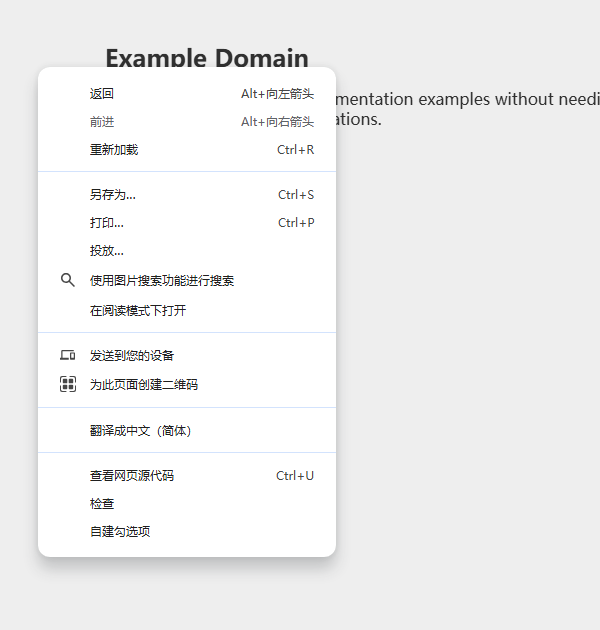
#> input picture CEFbro/AI-Fbowser-Mcp/_audit/shots/vis_check_our_crop.png, 600 x 630 px
$ python zoom_menu_rows2.py
#> lines starting #> are read from the running program, lines starting #| are printed output that depends on the picture
### CEFbro/AI-Fbowser-Mcp/_audit/_console.py
# -*- coding: utf-8 -*-
"""控制台 UTF-8 兜底 —— 本会话已第四次栽在同一个坑上, 故抽成一份共用实现。

现象: 项目消息里含 ⚠(U+26A0) 等字符, 而 Windows 控制台默认 GBK 代码页 ->
      `print` 抛 UnicodeEncodeError, 脚本**在打印阶段崩掉**, 于是
      "断言明明跑完了, 结论却丢了"(两次害得"反向对照用例"没跑完,
      更早一次害得台账 `--status` 整个总览打不出来)。

用法(每个会打印中文/emoji 的诊断脚本, 第一件事就是):
    import _console   # noqa: F401  (导入即生效)

注意: 必须用 errors="replace" 兜底 —— 宁可少一个字符, 也不能因为一个 emoji
      把整轮结论吞掉(这是本会话反复吃亏的根因: 崩在打印, 而不是崩在测量)。
"""
import sys

for _s in (sys.stdout, sys.stderr):
    try:
        _s.reconfigure(encoding="utf-8", errors="replace")
    except Exception:
        pass  # 极老解释器无 reconfigure: 保持原样, 不影响测量

### CEFbro/AI-Fbowser-Mcp/_audit/zoom_menu_rows2.py
# -*- coding: utf-8 -*-
"""重做放大: 上一版从 x=86 起, 而图标栏其实在 x≈58..85(放大镜图标就在那儿), 勾会画在栏里。
这次从 x=36 起, 并把带图标的 "使用图片搜索功能进行搜索" 行一起放进来当**对照**(证明栏的位置)。
"""
import os
import sys

sys.path.insert(0, os.path.dirname(os.path.abspath(__file__)))
import _console  # noqa: F401

from PIL import Image

ROOT = os.path.dirname(os.path.dirname(os.path.abspath(__file__)))
SH = os.path.join(ROOT, '_audit', 'shots')

jobs = [
    # 勾选臂: 自建勾选项 行 + 上方 "翻译成中文(简体)" 空栏行 作为空白对照
    ('vis_check_our_crop.png', (36, 430, 306, 556), 'zoom2_check.png'),
    # 禁用臂同区域(灰字对照)
    ('vis_disable_our_crop.png', (36, 430, 306, 556), 'zoom2_disable.png'),
    # 图标栏位置对照: 使用图片搜索 / 发送到您的设备
    ('vis_check_our_crop.png', (36, 262, 306, 368), 'zoom2_icons.png'),
    # 改名臂: 重新加载 那一行
    ('vis_relabel_def_crop.png', (36, 96, 306, 160), 'zoom2_reload.png'),
]
for src, box, out in jobs:
    p = os.path.join(SH, src)
    if not os.path.exists(p):
        print('缺 %s' % p)
        continue
    im = Image.open(p)
#> im is the input picture: PIL image 600x630 RGB; mean R, G, B 239.7, 239.8, 239.9
    r = im.crop(box)
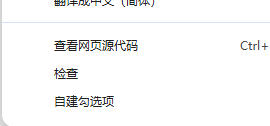
#> r: PIL image 270x126 RGB; mean R, G, B 247.9, 248.1, 248.3
    r = r.resize((r.width * 3, r.height * 3), Image.LANCZOS)
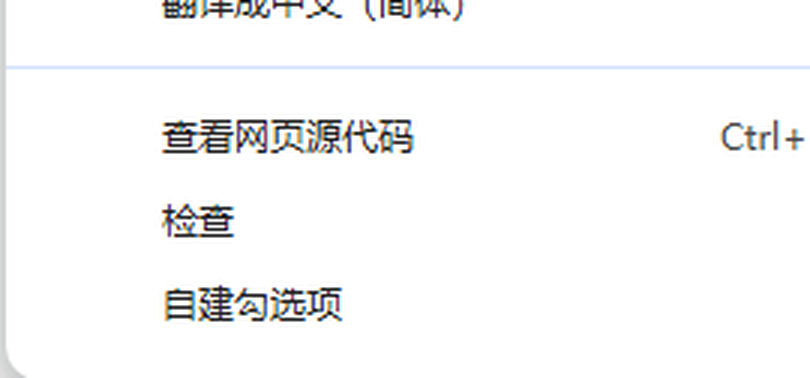
#> r: PIL image 810x378 RGB; mean R, G, B 247.4, 247.6, 247.9
    r.save(os.path.join(SH, out))
    print('%s %s -> %s (%dx%d)' % (src, box, out, r.width, r.height))
#| vis_check_our_crop.png (36, 430, 306, 556) -> zoom2_check.png (810x378)
#> pass 2 of the loop `for src, box, out in jobs:`:
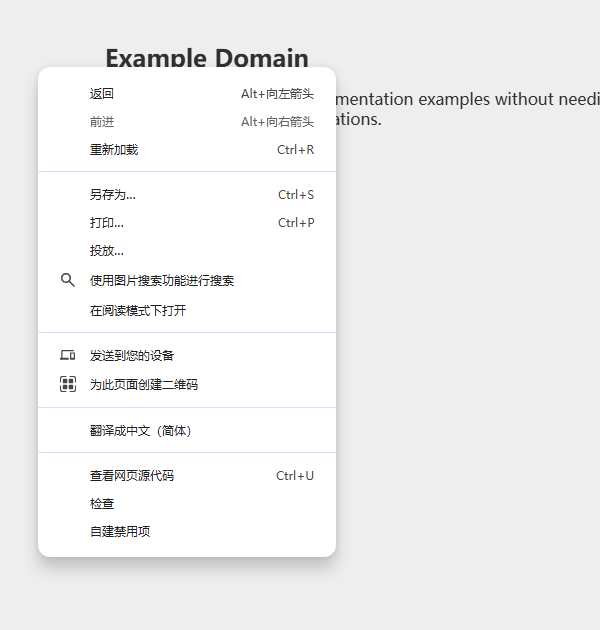
#> input picture CEFbro/AI-Fbowser-Mcp/_audit/shots/vis_disable_our_crop.png, 600 x 630 px
#> im is the input picture: PIL image 600x630 RGB; mean R, G, B 239.7, 239.8, 239.9
#> `r = im.crop(box)`:
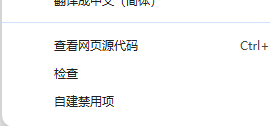
#> r: PIL image 270x126 RGB; mean R, G, B 247.8, 247.9, 248.2
#> `r = r.resize((r.width * 3, r.height * 3), Image.LANCZOS)`:
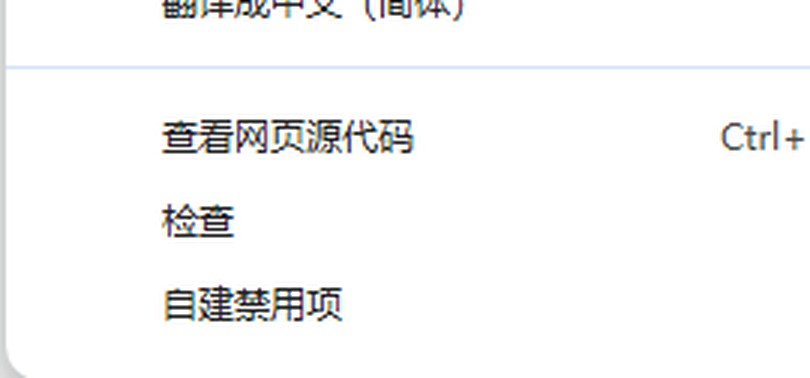
#> r: PIL image 810x378 RGB; mean R, G, B 247.3, 247.5, 247.7
#| vis_disable_our_crop.png (36, 430, 306, 556) -> zoom2_disable.png (810x378)
